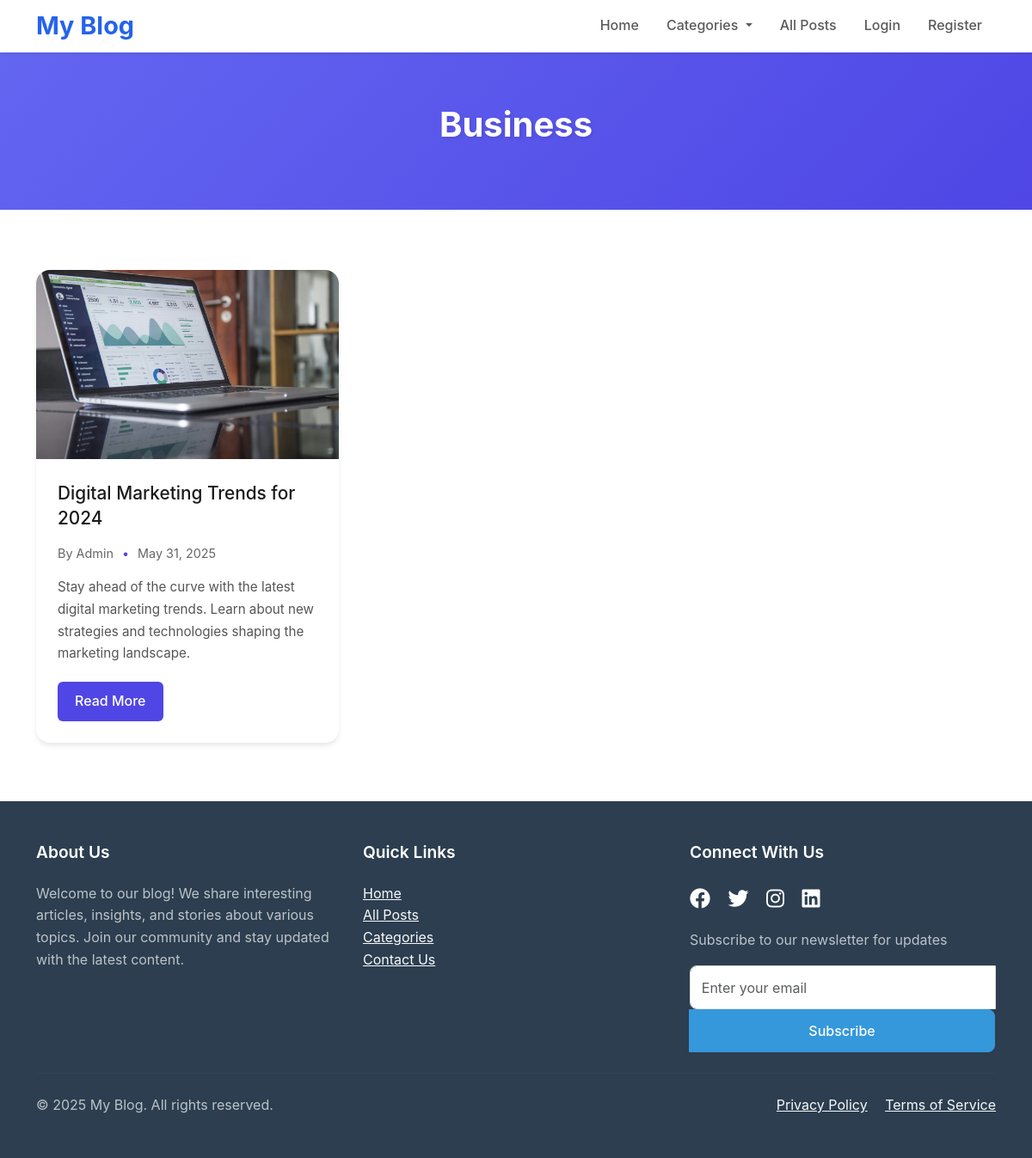
Screenshot of /category.php?id=6 with the database file from the repository.
### tables this page shows
CREATE TABLE IF NOT EXISTS `tbl_blog_category` (
  `id` int NOT NULL AUTO_INCREMENT,
  `name` varchar(100) NOT NULL,
  `image` varchar(255) DEFAULT NULL,
  `created_at` timestamp NULL DEFAULT CURRENT_TIMESTAMP,
  `updated_at` timestamp NULL DEFAULT CURRENT_TIMESTAMP ON UPDATE CURRENT_TIMESTAMP,
  PRIMARY KEY (`id`)
);

CREATE TABLE IF NOT EXISTS `tbl_blog` (
  `id` int NOT NULL AUTO_INCREMENT,
  `title` varchar(255) NOT NULL,
  `meta_title` varchar(255) DEFAULT NULL,
  `short_desc` text,
  `long_desc` longtext,
  `image` varchar(255) DEFAULT NULL,
  `category_id` int DEFAULT NULL,
  `user_id` int DEFAULT NULL,
  `status` tinyint(1) DEFAULT '1',
  `created_at` timestamp NULL DEFAULT CURRENT_TIMESTAMP,
  `updated_at` timestamp NULL DEFAULT CURRENT_TIMESTAMP ON UPDATE CURRENT_TIMESTAMP,
  PRIMARY KEY (`id`),
  KEY `category_id` (`category_id`),
  KEY `user_id` (`user_id`)
);

CREATE TABLE IF NOT EXISTS `tbl_user` (
  `id` int NOT NULL AUTO_INCREMENT,
  `name` varchar(100) NOT NULL,
  `email` varchar(100) NOT NULL,
  `password` varchar(255) NOT NULL,
  `phone_no` varchar(20) DEFAULT NULL,
  `profile_photo` varchar(255) DEFAULT NULL,
  `role` enum('user','admin') DEFAULT 'user',
  `status` tinyint(1) DEFAULT '1',
  `created_at` timestamp NULL DEFAULT CURRENT_TIMESTAMP,
  `updated_at` timestamp NULL DEFAULT CURRENT_TIMESTAMP ON UPDATE CURRENT_TIMESTAMP,
  PRIMARY KEY (`id`),
  UNIQUE KEY `email` (`email`)
);

### function/BaseManager.php (called while the page is built, shortened)
<?php
require_once 'Database.php';
require_once 'CrudTrait.php';
class BaseManager {
    public function __construct($tableName) {
        $this->db = (new Database())->connect();
    }
    public function getOne(array $conditions)
    {
        $sql = "SELECT * FROM {$this->table} WHERE ";
        $fields = [];
        $values = [];
        foreach ($conditions as $key => $value) {
            $fields[] = "$key = ?";
            $values[] = $value;
        }
        $sql .= implode(' AND ', $fields);
        $stmt = $this->db->prepare($sql);
        $stmt->execute($values);
        $result = $stmt->fetch(PDO::FETCH_ASSOC);
        return $result;
    }
    public function getRecordById($id) {
        $result = $this->getOne(['id' => $id]);
        return $result;
    }
    public function getRecordsByField($field, $value, $orderBy = null) {
        $table = preg_replace('/[^a-zA-Z0-9_]/', '', $this->table);
        $field = preg_replace('/[^a-zA-Z0-9_]/', '', $field);
        $sql = "SELECT * FROM `$table` WHERE `$field` = ?";
        if ($orderBy) {
            $orderBy = preg_replace('/[^a-zA-Z0-9_,\s]/', '', $orderBy);
            $sql .= " ORDER BY $orderBy";
        }
        $query = $this->db->prepare($sql);
        $query->execute([$value]);
        $result = $query->fetchAll(PDO::FETCH_ASSOC);
        return $result;
    }
}
?>

### function/Database.php (called while the page is built, shortened)
<?php
class Database {
    private $host = "localhost";
    private $db = "blog_db";
    private $user = "root";
    private $pass = "";
    public $conn;
    public function connect() {
        try {
            if ($this->conn === null) {
                $this->conn = new PDO("mysql:host=$this->host;dbname=$this->db", $this->user, $this->pass);
                $this->conn->setAttribute(PDO::ATTR_ERRMODE, PDO::ERRMODE_EXCEPTION);
            }
            return $this->conn;
        } catch(PDOException $e) {
            error_log("Connection failed: " . $e->getMessage());
            throw $e;
        }
    }
}
?>

### function/CrudTrait.php (called while the page is built, shortened)
<?php
trait CrudTrait {
    public function setTable($tableName) {
        $this->table = $tableName;
    }
}
?>

### category.php (the view, shortened to what this page needs)
<?php
require_once 'function/BaseManager.php';
$category_id = isset($_GET['id']) ? (int)$_GET['id'] : 0;
$categoryTable = new BaseManager('tbl_blog_category');
$category = $categoryTable->getRecordById($category_id);
print_r($category);
$blogTable = new BaseManager('tbl_blog');
$blogs = $blogTable->getRecordsByField('category_id', $category_id, 'created_at DESC');
$categoryName = isset($category['name']) ? $category['name'] : 'Unnamed Category';
?>
<!DOCTYPE html>
<html lang="en">
<head>
    <?php include 'head.php'; ?>
</head>
<body>
<?php include 'header.php' ?>
<div class="category-header">
    <div class="container">
        <h1><?php echo htmlspecialchars($categoryName); ?></h1>
    </div>
</div>
<div class="container">
    <div class="blog-grid">
        <?php if (!empty($blogs)): ?>
            <?php foreach ($blogs as $blog):
                $author = null;
                if (isset($blog['user_id']) && !empty($blog['user_id'])) {
                    $userTable = new BaseManager('tbl_user');
                    $author = $userTable->getRecordById($blog['user_id']);
                }
            ?>
                <article class="blog-card">
                    <?php if (isset($blog['image']) && !empty($blog['image'])): ?>
                        <img src="<?php echo htmlspecialchars($blog['image']); ?>"
                             alt="<?php echo htmlspecialchars($blog['title'] ?? 'Blog Post'); ?>"
                             class="blog-image">
                    <?php endif; ?>
                    <div class="blog-content">
                        <h2 class="blog-title">
                            <a href="blog.php?id=<?php echo $blog['id']; ?>">
                                <?php echo htmlspecialchars($blog['title'] ?? 'Untitled Post'); ?>
                            </a>
                        </h2>
                        <div class="blog-meta">
                            <?php if ($author && isset($author['name'])): ?>
                                <span>By <?php echo htmlspecialchars($author['name']); ?></span>
                            <?php endif; ?>
                            <?php if (isset($blog['created_at'])): ?>
                                <span><?php echo date('F j, Y', strtotime($blog['created_at'])); ?></span>
                            <?php endif; ?>
                        </div>
                        <div class="blog-excerpt">
                            <?php
                            $excerpt = isset($blog['short_desc']) ? $blog['short_desc'] : '';
                            echo htmlspecialchars(substr($excerpt, 0, 150)) . (strlen($excerpt) > 150 ? '...' : '');
                            ?>
                        </div>
                        <a href="blog.php?id=<?php echo $blog['id']; ?>" class="read-more">
                            Read More
                        </a>
                    </div>
                </article>
            <?php endforeach; ?>
        <?php endif; ?>
    </div>
</div>
<?php include 'footer.php' ?>
</body>
</html>

### head.php (shortened to what this page needs)
<link href="https://cdn.jsdelivr.net/npm/bootstrap@5.3.0/dist/css/bootstrap.min.css" rel="stylesheet">
<link rel="stylesheet" href="https://cdnjs.cloudflare.com/ajax/libs/font-awesome/4.7.0/css/font-awesome.min.css">
<link href="assets/css/style.css" rel="stylesheet">

### header.php (shortened to what this page needs)
<!DOCTYPE html>
<html lang="en">
<head>
    <link href="https://cdn.jsdelivr.net/npm/bootstrap@5.3.2/dist/css/bootstrap.min.css" rel="stylesheet">
    <link href="https://cdnjs.cloudflare.com/ajax/libs/font-awesome/6.0.0/css/all.min.css" rel="stylesheet">
    <link href="assets/css/style.css" rel="stylesheet">
</head>
<body>
    <header class="header">
        <nav class="navbar navbar-expand-lg navbar-light bg-white shadow-sm">
            <div class="container">
                <a class="navbar-brand" href="index.php">
                    <h1 class="m-0">My Blog</h1>
                </a>
                <div class="collapse navbar-collapse" id="navbarNav">
                    <ul class="navbar-nav ms-auto">
                        <li class="nav-item">
                            <a class="nav-link" href="index.php">Home</a>
                        </li>
                        <li class="nav-item dropdown">
                            <a class="nav-link dropdown-toggle" href="#" id="categoriesDropdown" role="button" data-bs-toggle="dropdown">
                                Categories
                            </a>
                        </li>
                        <li class="nav-item">
                            <a class="nav-link" href="all_blogs.php">All Posts</a>
                        </li>
                        <?php if(isset($_SESSION['user_id'])) { ?>
                            <li class="nav-item dropdown">
                                <a class="nav-link dropdown-toggle" href="#" id="userDropdown" role="button" data-bs-toggle="dropdown">
                                    <i class="fas fa-user"></i> My Account
                                </a>
                                <ul class="dropdown-menu">
                                    <li><a class="dropdown-item" href="profile.php">Profile</a></li>
                                    <?php if($_SESSION['role']) { ?>
                                        <li><a class="dropdown-item" href="admin/dashboard.php">Admin Panel</a></li>
                                    <?php } ?>
                                    <li><hr class="dropdown-divider"></li>
                                    <li><a class="dropdown-item" href="logout.php">Logout</a></li>
                                </ul>
                            </li>
                        <?php } else { ?>
                            <li class="nav-item">
                                <a class="nav-link" href="login.php">Login</a>
                            </li>
                            <li class="nav-item">
                                <a class="nav-link" href="register.php">Register</a>
                            </li>
                        <?php } ?>
                    </ul>
                </div>
            </div>
        </nav>
    </header>
    <main class="main-content">
</body>
</html>

### footer.php (shortened to what this page needs)
    <footer class="footer">
        <div class="container">
            <div class="row">
                <div class="col-md-4">
                    <h4>About Us</h4>
                    <p>Welcome to our blog! We share interesting articles, insights, and stories about various topics. Join our community and stay updated with the latest content.</p>
                </div>
                <div class="col-md-4">
                    <h4>Quick Links</h4>
                    <ul class="list-unstyled">
                        <li><a href="index.php" class="text-light">Home</a></li>
                        <li><a href="all_blogs.php" class="text-light">All Posts</a></li>
                        <li><a href="all_categories.php" class="text-light">Categories</a></li>
                        <li><a href="contact.php" class="text-light">Contact Us</a></li>
                    </ul>
                </div>
                <div class="col-md-4">
                    <h4>Connect With Us</h4>
                    <div class="social-links">
                        <a href="#"><i class="fab fa-facebook"></i></a>
                        <a href="#"><i class="fab fa-twitter"></i></a>
                        <a href="#"><i class="fab fa-instagram"></i></a>
                        <a href="#"><i class="fab fa-linkedin"></i></a>
                    </div>
                    <p class="mt-3">Subscribe to our newsletter for updates</p>
                    <form class="mt-2">
                        <div class="input-group">
                            <input type="email" class="form-control" placeholder="Enter your email">
                            <button class="btn btn-primary" type="submit">Subscribe</button>
                        </div>
                    </form>
                </div>
            </div>
            <hr class="mt-4 mb-4" style="border-color: rgba(255,255,255,0.1);">
            <div class="row">
                <div class="col-md-6">
                    <p class="mb-0">&copy; <?php echo date('Y'); ?> My Blog. All rights reserved.</p>
                </div>
                <div class="col-md-6 text-md-end">
                    <a href="#" class="text-light me-3">Privacy Policy</a>
                    <a href="#" class="text-light">Terms of Service</a>
                </div>
            </div>
        </div>
    </footer>
</body>
</html>

### assets/css/style.css (style rules this page uses)
:root { --primary-color: #2563eb; --secondary-color: #1e40af; --text-color: #1f2937; --light-bg: #f3f4f6; --white: #ffffff; --shadow: 0 4px 6px -1px rgb(0 0 0 / 0.1); }
body { font-family: 'Inter', -apple-system, BlinkMacSystemFont, 'Segoe UI', Roboto, sans-serif; color: var(--text-color); line-height: 1.6; }
.header { position: sticky; top: 0; z-index: 1000; background: var(--white); }
.navbar-brand h1 { font-size: 1.8rem; font-weight: 700; color: var(--primary-color); }
.nav-link { font-weight: 500; padding: 0.5rem 1rem !important; transition: color 0.3s ease; }
.blog-card { background: var(--white); border-radius: 1rem; overflow: hidden; transition: transform 0.3s ease, box-shadow 0.3s ease; height: 100%; border: none; box-shadow: var(--shadow); }
.form-control { border-radius: 5px; border: 1px solid #ddd; padding: 0.8rem; }
.btn-primary { background-color: #3498db; border-color: #3498db; padding: 0.8rem 1.5rem; border-radius: 5px; font-weight: 500; transition: all 0.3s ease; }
.footer { background: #2c3e50; color: #fff; padding: 3rem 0; margin-top: 3rem; }
.footer h4 { font-size: 1.2rem; font-weight: 600; margin-bottom: 1.5rem; }
.footer p { color: #bdc3c7; }
.footer .social-links a { color: #fff; font-size: 1.5rem; margin-right: 1rem; transition: color 0.3s ease; }
body { overflow-x: hidden; }
footer { background: #343a40; color: #fff; padding: 20px 0; }
.form-control { border-radius: 8px; }
.btn-primary { width: 100%; padding: 0.75rem; border-radius: 8px; font-weight: 500; }

### category.php (style rules this page uses)
* { margin: 0; padding: 0; box-sizing: border-box; }
body { font-family: 'Poppins', sans-serif; background: #f8f9fa; color: #333; line-height: 1.6; }
.container { max-width: 1200px; margin: 0 auto; padding: 0 20px; }
.category-header { background: linear-gradient(135deg, #6366f1 0%, #4f46e5 100%); padding: 60px 0; margin-bottom: 50px; text-align: center; color: white; position: relative; overflow: hidden; }
.category-header::before { content: ''; position: absolute; top: 0; left: 0; right: 0; bottom: 0; opacity: 0.1; }
.category-header h1 { font-size: 2.5em; font-weight: 700; margin-bottom: 15px; text-shadow: 2px 2px 4px rgba(0,0,0,0.1); }
.blog-grid { display: grid; grid-template-columns: repeat(auto-fill, minmax(350px, 1fr)); gap: 30px; padding: 20px 0; }
.blog-card { background: white; border-radius: 12px; overflow: hidden; box-shadow: 0 5px 15px rgba(0,0,0,0.05); transition: all 0.3s ease; position: relative; }
.blog-image { width: 100%; height: 220px; object-fit: cover; transition: transform 0.3s ease; }
.blog-content { padding: 25px; }
.blog-title { font-size: 1.3em; margin-bottom: 15px; color: #1a1a1a; line-height: 1.4; }
.blog-title a { color: inherit; text-decoration: none; transition: color 0.3s ease; }
.blog-meta { font-size: 0.9em; color: #666; margin-bottom: 15px; display: flex; align-items: center; gap: 10px; }
.blog-meta span { display: flex; align-items: center; }
.blog-meta span::before { content: '•'; margin-right: 10px; color: #4f46e5; }
.blog-meta span:first-child::before { display: none; }
.blog-excerpt { color: #555; line-height: 1.7; margin-bottom: 20px; font-size: 0.95em; }
.read-more { display: inline-block; padding: 10px 20px; background: #4f46e5; color: white; text-decoration: none; border-radius: 6px; font-weight: 500; transition: all 0.3s ease; }

### rows the page displays
tbl_blog_category: name "Business"
tbl_blog: image (picture), title "Digital Marketing Trends for 2024", user.name "Admin", created_at "May 31, 2025", short_desc "Stay ahead of the curve with the latest digital marketing trends. Learn about new strategies and technologies shaping the marketing landscape."
